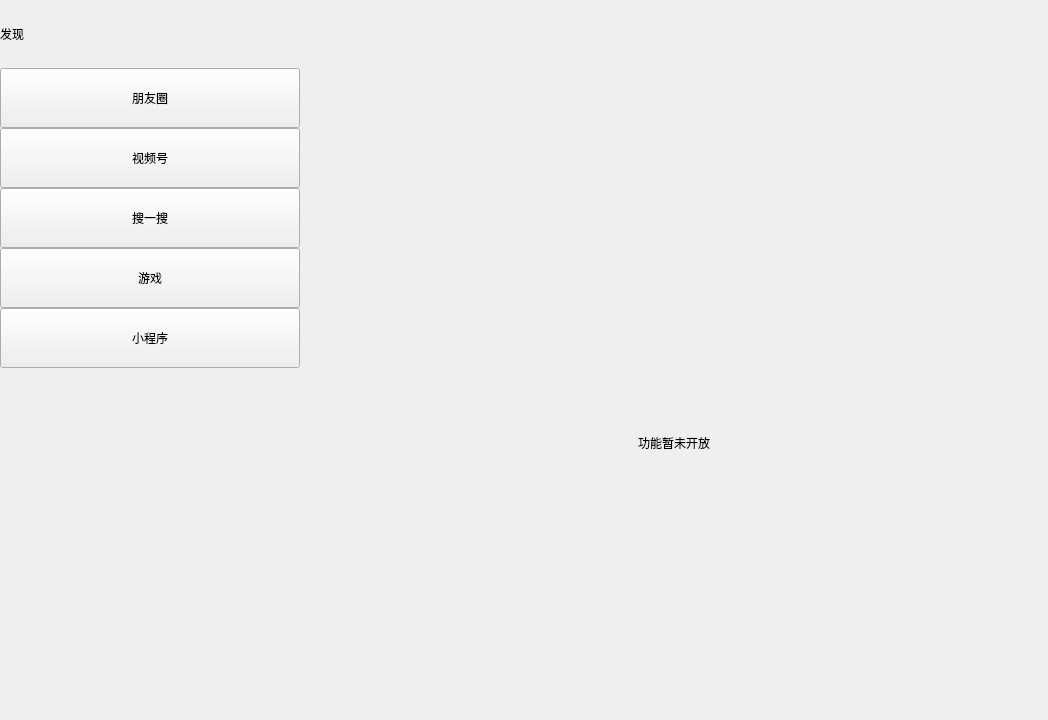
<?xml version="1.0" encoding="UTF-8"?>
<ui version="4.0">
 <class>DiscoverPage</class>
 <widget class="QWidget" name="DiscoverPage">
  <property name="geometry">
   <rect>
    <x>0</x>
    <y>0</y>
    <width>1048</width>
    <height>720</height>
   </rect>
  </property>
  <property name="windowTitle">
   <string>发现</string>
  </property>
  <layout class="QHBoxLayout" name="discover_layout">
   <property name="leftMargin">
    <number>0</number>
   </property>
   <property name="topMargin">
    <number>0</number>
   </property>
   <property name="rightMargin">
    <number>0</number>
   </property>
   <property name="bottomMargin">
    <number>0</number>
   </property>
   <property name="spacing">
    <number>0</number>
   </property>
   <item>
    <widget class="QWidget" name="discover_menu">
     <property name="minimumSize">
      <size>
       <width>300</width>
       <height>0</height>
      </size>
     </property>
     <property name="maximumSize">
      <size>
       <width>300</width>
       <height>16777215</height>
      </size>
     </property>
     <layout class="QVBoxLayout" name="menu_layout">
      <property name="leftMargin">
       <number>0</number>
      </property>
      <property name="topMargin">
       <number>0</number>
      </property>
      <property name="rightMargin">
       <number>0</number>
      </property>
      <property name="bottomMargin">
       <number>0</number>
      </property>
      <property name="spacing">
       <number>0</number>
      </property>
      <item>
       <widget class="QLabel" name="discover_title">
        <property name="minimumSize">
         <size>
          <width>0</width>
          <height>68</height>
         </size>
        </property>
        <property name="maximumSize">
         <size>
          <width>16777215</width>
          <height>68</height>
         </size>
        </property>
        <property name="text">
         <string>发现</string>
        </property>
       </widget>
      </item>
      <item>
       <widget class="QPushButton" name="moments_btn">
        <property name="minimumSize">
         <size>
          <width>0</width>
          <height>60</height>
         </size>
        </property>
        <property name="maximumSize">
         <size>
          <width>16777215</width>
          <height>60</height>
         </size>
        </property>
        <property name="cursor">
         <cursorShape>PointingHandCursor</cursorShape>
        </property>
        <property name="focusPolicy">
         <enum>Qt::NoFocus</enum>
        </property>
        <property name="autoDefault">
         <bool>false</bool>
        </property>
        <property name="checkable">
         <bool>true</bool>
        </property>
        <property name="text">
         <string>朋友圈</string>
        </property>
        <property name="accessibleName">
         <string>朋友圈</string>
        </property>
        <property name="toolTip">
         <string>朋友圈（暂未开放）</string>
        </property>
        <property name="icon">
         <iconset>
          <normaloff>:/discover/moments.svg</normaloff>
         </iconset>
        </property>
        <property name="iconSize">
         <size>
          <width>24</width>
          <height>24</height>
         </size>
        </property>
        <attribute name="buttonGroup">
         <string notr="true">discover_buttons</string>
        </attribute>
       </widget>
      </item>
      <item>
       <widget class="QPushButton" name="channels_btn">
        <property name="minimumSize">
         <size>
          <width>0</width>
          <height>60</height>
         </size>
        </property>
        <property name="maximumSize">
         <size>
          <width>16777215</width>
          <height>60</height>
         </size>
        </property>
        <property name="cursor">
         <cursorShape>PointingHandCursor</cursorShape>
        </property>
        <property name="focusPolicy">
         <enum>Qt::NoFocus</enum>
        </property>
        <property name="autoDefault">
         <bool>false</bool>
        </property>
        <property name="checkable">
         <bool>true</bool>
        </property>
        <property name="text">
         <string>视频号</string>
        </property>
        <property name="accessibleName">
         <string>视频号</string>
        </property>
        <property name="toolTip">
         <string>视频号（暂未开放）</string>
        </property>
        <property name="icon">
         <iconset>
          <normaloff>:/discover/channels.svg</normaloff>
         </iconset>
        </property>
        <property name="iconSize">
         <size>
          <width>24</width>
          <height>24</height>
         </size>
        </property>
        <attribute name="buttonGroup">
         <string notr="true">discover_buttons</string>
        </attribute>
       </widget>
      </item>
      <item>
       <widget class="QPushButton" name="discover_search_btn">
        <property name="minimumSize">
         <size>
          <width>0</width>
          <height>60</height>
         </size>
        </property>
        <property name="maximumSize">
         <size>
          <width>16777215</width>
          <height>60</height>
         </size>
        </property>
        <property name="cursor">
         <cursorShape>PointingHandCursor</cursorShape>
        </property>
        <property name="focusPolicy">
         <enum>Qt::NoFocus</enum>
        </property>
        <property name="autoDefault">
         <bool>false</bool>
        </property>
        <property name="checkable">
         <bool>true</bool>
        </property>
        <property name="text">
         <string>搜一搜</string>
        </property>
        <property name="accessibleName">
         <string>搜一搜</string>
        </property>
        <property name="toolTip">
         <string>搜一搜（暂未开放）</string>
        </property>
        <property name="icon">
         <iconset>
          <normaloff>:/discover/search.svg</normaloff>
         </iconset>
        </property>
        <property name="iconSize">
         <size>
          <width>24</width>
          <height>24</height>
         </size>
        </property>
        <attribute name="buttonGroup">
         <string notr="true">discover_buttons</string>
        </attribute>
       </widget>
      </item>
      <item>
       <widget class="QPushButton" name="games_btn">
        <property name="minimumSize">
         <size>
          <width>0</width>
          <height>60</height>
         </size>
        </property>
        <property name="maximumSize">
         <size>
          <width>16777215</width>
          <height>60</height>
         </size>
        </property>
        <property name="cursor">
         <cursorShape>PointingHandCursor</cursorShape>
        </property>
        <property name="focusPolicy">
         <enum>Qt::NoFocus</enum>
        </property>
        <property name="autoDefault">
         <bool>false</bool>
        </property>
        <property name="checkable">
         <bool>true</bool>
        </property>
        <property name="text">
         <string>游戏</string>
        </property>
        <property name="accessibleName">
         <string>游戏</string>
        </property>
        <property name="toolTip">
         <string>游戏（暂未开放）</string>
        </property>
        <property name="icon">
         <iconset>
          <normaloff>:/discover/games.svg</normaloff>
         </iconset>
        </property>
        <property name="iconSize">
         <size>
          <width>24</width>
          <height>24</height>
         </size>
        </property>
        <attribute name="buttonGroup">
         <string notr="true">discover_buttons</string>
        </attribute>
       </widget>
      </item>
      <item>
       <widget class="QPushButton" name="miniapps_btn">
        <property name="minimumSize">
         <size>
          <width>0</width>
          <height>60</height>
         </size>
        </property>
        <property name="maximumSize">
         <size>
          <width>16777215</width>
          <height>60</height>
         </size>
        </property>
        <property name="cursor">
         <cursorShape>PointingHandCursor</cursorShape>
        </property>
        <property name="focusPolicy">
         <enum>Qt::NoFocus</enum>
        </property>
        <property name="autoDefault">
         <bool>false</bool>
        </property>
        <property name="checkable">
         <bool>true</bool>
        </property>
        <property name="text">
         <string>小程序</string>
        </property>
        <property name="accessibleName">
         <string>小程序</string>
        </property>
        <property name="toolTip">
         <string>小程序（暂未开放）</string>
        </property>
        <property name="icon">
         <iconset>
          <normaloff>:/discover/miniapps.svg</normaloff>
         </iconset>
        </property>
        <property name="iconSize">
         <size>
          <width>24</width>
          <height>24</height>
         </size>
        </property>
        <attribute name="buttonGroup">
         <string notr="true">discover_buttons</string>
        </attribute>
       </widget>
      </item>
      <item>
       <spacer name="menu_bottom_spacer">
        <property name="orientation">
         <enum>Qt::Vertical</enum>
        </property>
        <property name="sizeHint">
         <size>
          <width>20</width>
          <height>40</height>
         </size>
        </property>
       </spacer>
      </item>
     </layout>
    </widget>
   </item>
   <item>
    <widget class="QWidget" name="discover_content">
     <layout class="QVBoxLayout" name="placeholder_layout">
      <property name="leftMargin">
       <number>24</number>
      </property>
      <property name="topMargin">
       <number>24</number>
      </property>
      <property name="rightMargin">
       <number>24</number>
      </property>
      <property name="bottomMargin">
       <number>24</number>
      </property>
      <property name="spacing">
       <number>12</number>
      </property>
      <item>
       <spacer name="placeholder_top_spacer">
        <property name="orientation">
         <enum>Qt::Vertical</enum>
        </property>
        <property name="sizeHint">
         <size>
          <width>20</width>
          <height>40</height>
         </size>
        </property>
       </spacer>
      </item>
      <item alignment="Qt::AlignHCenter">
       <widget class="QLabel" name="empty_emblem">
        <property name="minimumSize">
         <size>
          <width>128</width>
          <height>128</height>
         </size>
        </property>
        <property name="maximumSize">
         <size>
          <width>128</width>
          <height>128</height>
         </size>
        </property>
        <property name="pixmap">
         <pixmap>:/discover/wechat-placeholder.svg</pixmap>
        </property>
        <property name="alignment">
         <set>Qt::AlignCenter</set>
        </property>
       </widget>
      </item>
      <item>
       <widget class="QLabel" name="placeholder_title">
        <property name="text">
         <string />
        </property>
        <property name="alignment">
         <set>Qt::AlignCenter</set>
        </property>
        <property name="visible">
         <bool>false</bool>
        </property>
       </widget>
      </item>
      <item>
       <widget class="QLabel" name="placeholder_description">
        <property name="text">
         <string>功能暂未开放</string>
        </property>
        <property name="alignment">
         <set>Qt::AlignCenter</set>
        </property>
        <property name="visible">
         <bool>false</bool>
        </property>
       </widget>
      </item>
      <item>
       <spacer name="placeholder_bottom_spacer">
        <property name="orientation">
         <enum>Qt::Vertical</enum>
        </property>
        <property name="sizeHint">
         <size>
          <width>20</width>
          <height>40</height>
         </size>
        </property>
       </spacer>
      </item>
     </layout>
    </widget>
   </item>
  </layout>
 </widget>
 <resources />
 <connections />
 <buttongroups>
  <buttongroup name="discover_buttons" />
 </buttongroups>
</ui>
